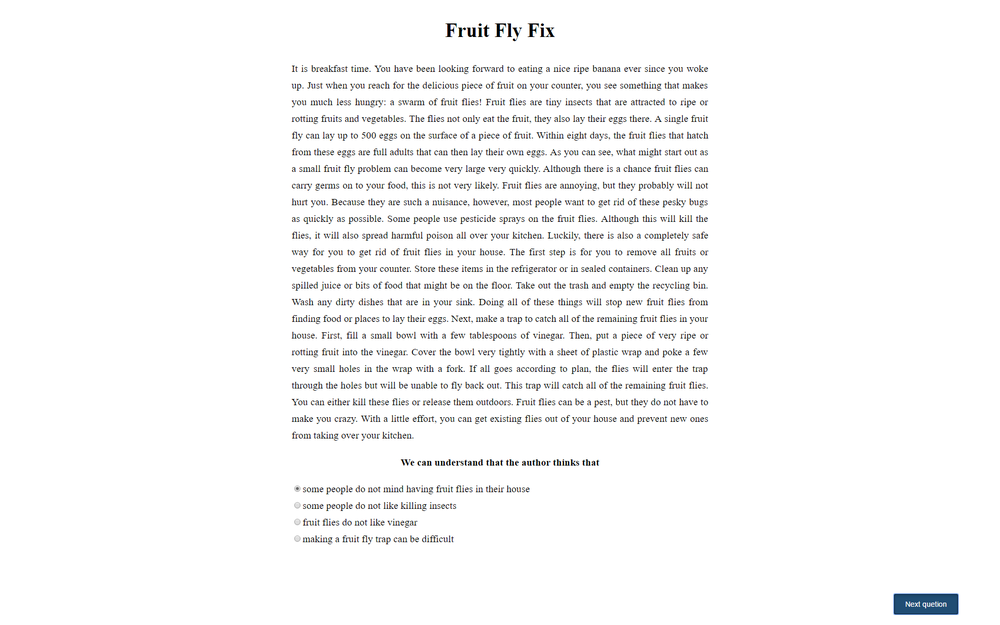
#> input picture data/input/tobii_2017-03-14_10-38-36/008_back.png, 1000 x 625 px, shrunk from 1920 x 1200 before the run, found by its file name
$ python mapping.py
#> lines starting #> are read from the running program, lines starting #| are printed output that depends on the picture
import matplotlib.pyplot as plt
import matplotlib.image as mpimg

def plotScanPath(
        X, Y, durations, figsize=(30, 15),
        bg_image="", save_path="", halfPage=False):
#> called with durations = 50, figsize = (30, 15), bg_image = './data/input/img/main2/008_back.png', save_path = '', halfPage = False
  plt.figure(figsize=figsize)
  if bg_image != "":
    img = mpimg.imread(bg_image)
#> img is the input picture: shape (625, 1000, 3) float32; mean R, G, B 0.972, 0.973, 0.973
    plt.imshow(img)
    if halfPage:
      plt.xlim(150, 1000)
    else:
      plt.xlim(0, len(img[0]))
    plt.ylim(len(img), 0)
  scale = float(figsize[0]) / 40.0

  plt.plot(X[0:2], Y[0:2], "-", c="blue", linewidth=scale, zorder=1, alpha=0.8)
  plt.plot(X[2:4], Y[2:4], "-", c="blue", linewidth=scale, zorder=1, alpha=0.8)
  plt.plot(X[4:6], Y[4:6], "-", c="blue", linewidth=scale, zorder=1, alpha=0.8)
  plt.plot(X[6:8], Y[6:8], "-", c="blue", linewidth=scale, zorder=1, alpha=0.8)
  plt.plot(X[8:10], Y[8:10], "-", c="blue", linewidth=scale, zorder=1, alpha=0.8)
  # plt.scatter(X, Y, durations*scale, c="b", zorder=2, alpha=0.3)
  # plt.scatter(X[0], Y[0], durations[0]*scale, c="g", zorder=2, alpha=0.6)
  # plt.scatter(X[-1], Y[-1], durations[-1]*scale, c="r", zorder=2, alpha=0.6)
  plt.show()
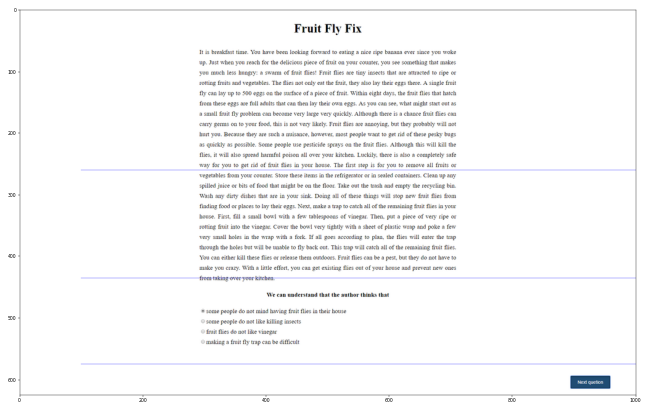
#> figure drawn by matplotlib, 1 panel

target_dir = "./data/input/img/main2/"
image_path = target_dir+"008_back.png"
X = [100.0, 1800.0, 100.0, 1800.0, 100.0, 1800.0, 100.0, 1800.0, 100.0, 1800.0]
Y = [260.0, 260.0, 435.0, 435.0, 575.0, 575.0, 715.0, 715.0, 855.0, 855.0]

plotScanPath(X, Y, 50.0, bg_image=image_path)
